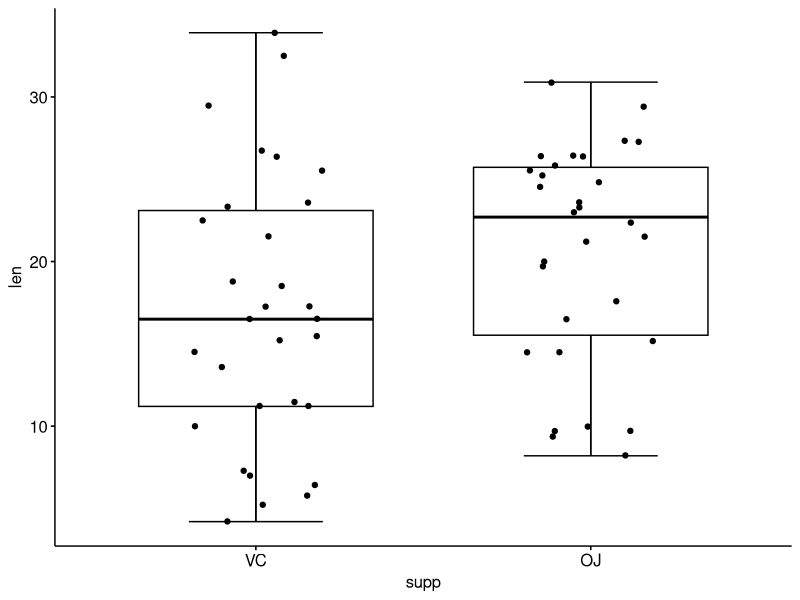
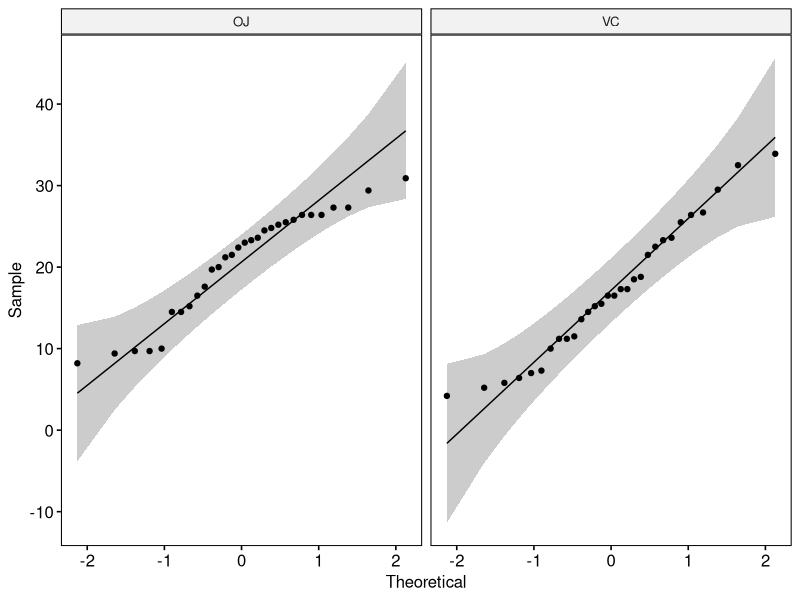
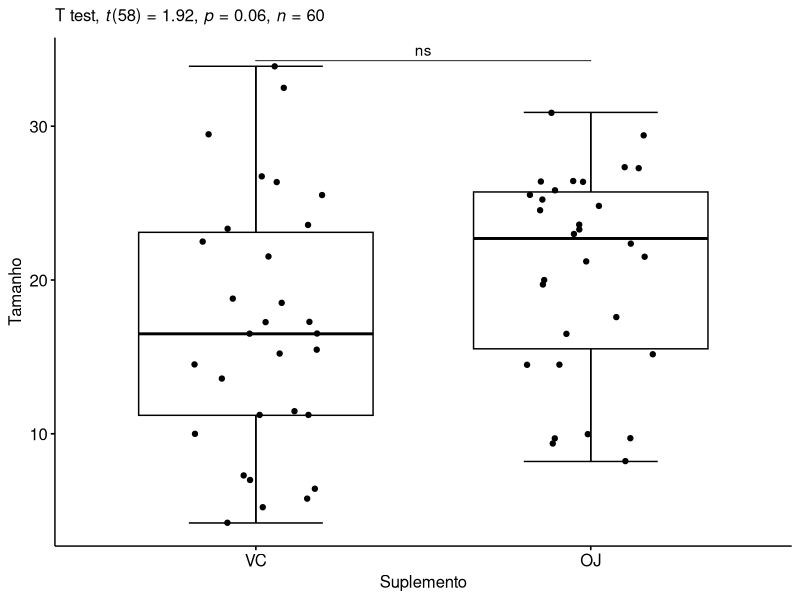

R code for these plots, in order:
# 1 Informações sobre a base de dados

# 2 Preparando o ambiente
library(tidyverse)
library(ggpubr)
library(rstatix)

library(readxl)

# 3 Carregando a base de dados.
ToothGrowth <- read_excel("ToothGrowth.xlsx")
View(ToothGrowth)

glimpse(ToothGrowth)

# Criando Tabela
table(ToothGrowth$supp)

# Contagem supp
# OJ = 30
# VC = 30
Supp <- ToothGrowth["supp"]
Supp %>%
  group_by(supp) %>%
  summarise(count=n())

# 4 Teste t
# 4.1 Estatística descritiva

ToothGrowth %>% 
  group_by(supp) %>% 
  get_summary_stats(len,type = "mean_sd")

# 4.2 Primeira Visualização

ToothGrowth %>%
  ggboxplot(x = "supp",
            y = "len",
            bxp.errorbar = TRUE,
            add = "jitter")

# 4.3 Suposições do teste

# Não ficou muito claro se cada indivíduo
# aparece somente uma vez nessas observações,
# pois como o estudo é sobre o crescimento dos dente,
# espera-se que haja, ao menos, uma medição inicial e 
# uma medição final.
# Mas, caso essa seja somente a medição inicial, podemos
# dizer que são observações independetes, 
# já que a medição de um indivíduo não interfere a do outro.


# Nenhum valor ultrapassou as barras de erro.
ToothGrowth %>%
  group_by(supp) %>%
  identify_outliers(len)

# Shapiro-Wilk

# O valor de p encontrado no teste de shapiro
# foi de 0.0236 para o supp OJ
# e 0.428 para o supp VC.
# Sendo rejeitada a hipótese de normalidade para 
# valores menores que 0.05.
ToothGrowth %>%
  group_by(supp) %>%
  shapiro_test(len)

# QQPLOT
# Os valores estão dentro da área sombreada,
# que indica normalidade
ToothGrowth %>%
  ggqqplot(x = "len", facet.by = "supp")

# Cheque se ambos os grupos de suplemento
# tem variâncias iguais.
# p = 0.275, ou seja, maior que 0.05, indicando que
# as variancias são iguais.
ToothGrowth %>%
  levene_test(len ~ supp)

# Teste t
# p = 0.0604 é maior que 0.05, 
# o que indica que não há diferença estatística.
resultado_teste_t <- ToothGrowth %>%
  t_test(len ~ supp, var.equal = TRUE) %>%
  add_significance()
resultado_teste_t

# Finalizando a visualização inicial modificando
# o título dos eixos e adicionando as
# informações do teste realizado.

resultado_teste_t <- resultado_teste_t %>%
  add_xy_position(x = "supp")

grafico <- ToothGrowth %>%
  ggboxplot(x = "supp",
            y = "len",
            bxp.errorbar = TRUE,
            add = "jitter")

grafico +
  stat_pvalue_manual(resultado_teste_t,
                     tip.length = 0) +
  labs(
    subtitle = get_test_label(resultado_teste_t,
                              detailed = TRUE),
    x = "Suplemento", y = "Tamanho"
  )


# A média do comprimento para o suplemento "OJ"
# foi de 20,7 com dp de 6,61, já o suplemento 
# "VC" teve uma média de comprimeto 17,0 
# com dp de 8,27.
# O teste t para os dois grupos 
# não foi estatíticamente significativo,
# t(58) = 1,92, p > 0,05; em que 
# t(58) denota a estatística de 
# teste que teve 58 graus de liberdade.

